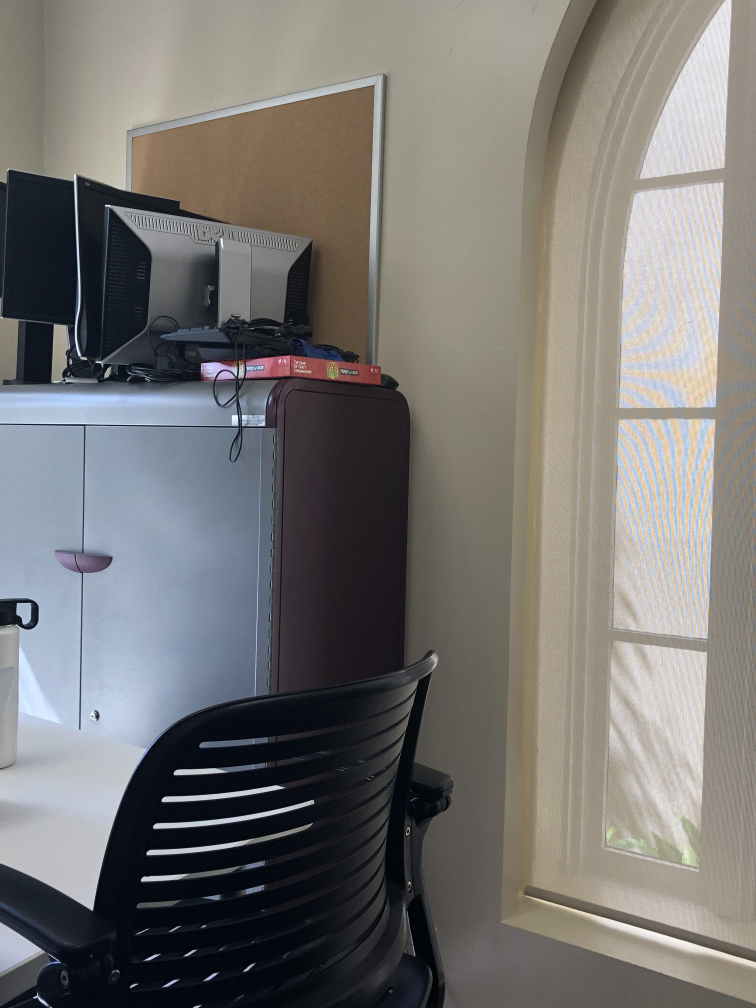
#> input picture SuitcaseProject/picture1.jpeg, 3024 x 4032 px (shown at 1/4 size)
$ python 3d_histogram.py --image SuitcaseProject/picture1.jpeg
#> lines starting #> are read from the running program, lines starting #| are printed output that depends on the picture
"""
Author: Emma Li
Date: September 10, 2021
Purpose: Chapter 7.3 Color Histogram Demo (Visualize 3-D)
"""
from mpl_toolkits.mplot3d import Axes3D #for 3d visualization
import matplotlib.pyplot as plt
import numpy as np
import argparse
import cv2

ap = argparse.ArgumentParser()
ap.add_argument("-i", "--image", required=True, help="Path to the image")
ap.add_argument("-s", "--size", required=False, help="Size of largest color bin", default=5000)
ap.add_argument("-b", "--bins", required=False, help="# of bins per color channel", default=8)
args = vars(ap.parse_args())

#compute color histogram
image = cv2.imread(args["image"])
#> image is the input picture: shape (4032, 3024, 3); mean B, G, R 115.5, 118, 119.9
size = float(args["size"])
bins = int(args["bins"])

hist = cv2.calcHist([image], [0,1,2], None, [bins, bins, bins], [0,256,0,256,0,256])
fig = plt.figure()
ax = fig.add_subplot(111, projection="3d") # initializes 3-d figure
ratio = size/np.max(hist) #ratio of input size of largest bin count
#> ratio = 0.00325

for (x,plane) in enumerate(hist):
    for (y,row) in enumerate(plane):
        for (z,col) in enumerate(row):
            if hist[x][y][z] > 0.0: # checks there's at least one entry
                siz = ratio * hist[x][y][z]
                rgb = (z / (bins - 1), y / (bins - 1), x / (bins - 1))
                ax.scatter(x,y,z, s=siz, facecolors = rgb)
#> this loop made 8 passes
plt.show()
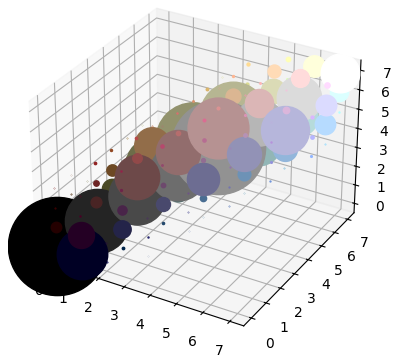
#> figure drawn by matplotlib, 1 panel

$ run again, on SuitcaseProject/books2.jpg
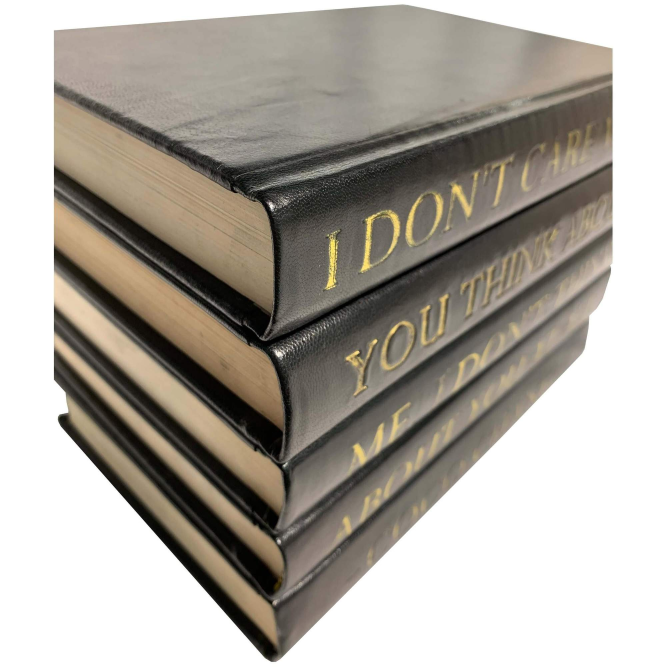
#> input picture SuitcaseProject/books2.jpg, 2000 x 2000 px (shown at 1/3 size)
#> image is the input picture: shape (2000, 2000, 3); mean B, G, R 160.3, 168.6, 174.2
#> ratio = 0.00327
#> the loop `for (x,plane) in enumerate(hist):` made 8 passes
#> `plt.show()`:
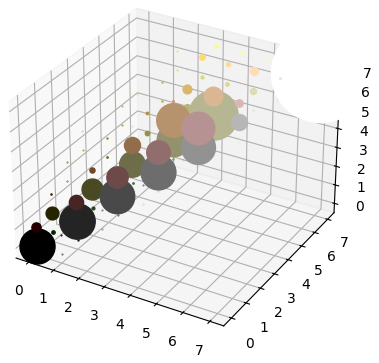
#> figure drawn by matplotlib, 1 panel

$ run again, on SuitcaseProject/picture2.jpg
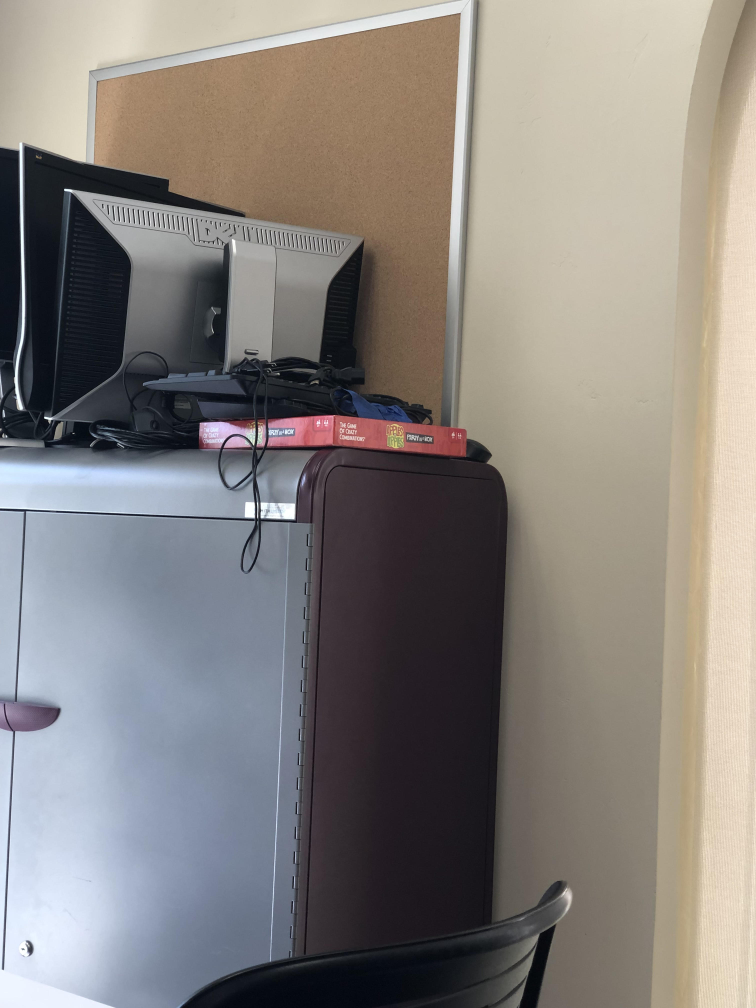
#> input picture SuitcaseProject/picture2.jpg, 3024 x 4032 px (shown at 1/4 size)
#> image is the input picture: shape (4032, 3024, 3); mean B, G, R 126.1, 130.1, 135.2
#> ratio = 0.00436
#> the loop `for (x,plane) in enumerate(hist):` made 8 passes
#> `plt.show()`:
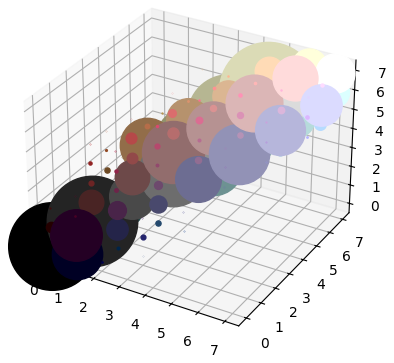
#> figure drawn by matplotlib, 1 panel
